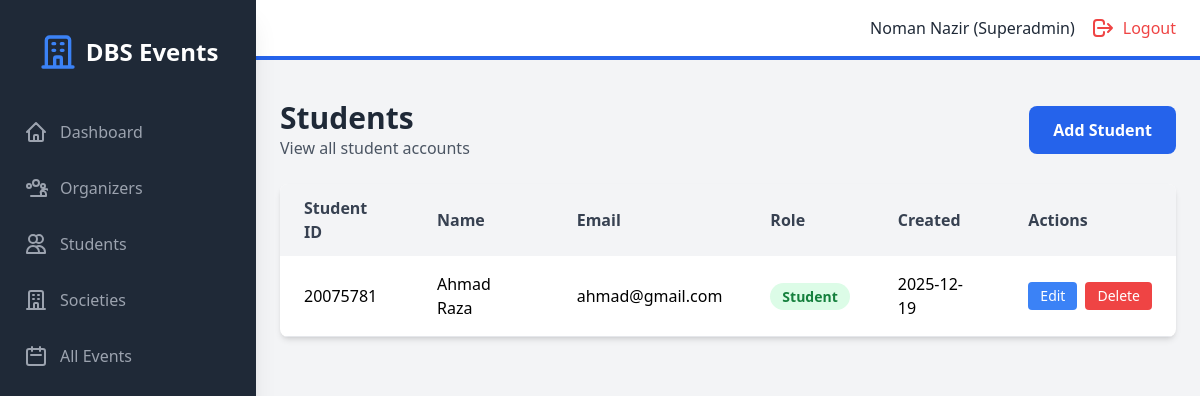
The page /admin/students (signed in) on the database its author committed.
### models.py (models this page shows, shortened)
class User(UserMixin, db.Model):
    id = db.Column(db.Integer, primary_key=True)
    student_number = db.Column(db.String(50), unique=True, nullable=True)
    email = db.Column(db.String(120), unique=True, nullable=False)
    password_hash = db.Column(db.String(200), nullable=False)
    name = db.Column(db.String(100), nullable=False)
    role = db.Column(db.String(20), nullable=False)  # superadmin, organizer, student
    created_at = db.Column(db.DateTime, default=datetime.utcnow)
    societies = db.relationship('Society', backref='head', lazy=True)
    events_created = db.relationship('Event', backref='creator', lazy=True)
    registrations = db.relationship('Registration', backref='student', lazy=True)

### backend/routes/admin.py (the view)
@admin_bp.route("/admin/students", endpoint="admin_students")
@admin_required
def admin_students():
    students = User.query.filter_by(role="student").all()
    return render_template("admin/students.html", students=students)

### backend/main.py (called while the page is built)
@login_manager.user_loader
def load_user(user_id):
    return User.query.get(int(user_id))

### frontend/templates/admin/students.html (shortened to what this page needs)
{% extends "base.html" %}
{% block auth_content %}
<div class="mb-6 flex justify-between items-center">
    <div>
        <h1 class="text-3xl font-bold text-gray-800">Students</h1>
        <p class="text-gray-600">View all student accounts</p>
    </div>
    <a href="{{ url_for('admin.admin_add_student') }}" class="bg-blue-600 text-white px-6 py-3 rounded-lg font-semibold hover:bg-blue-700 transition">
        Add Student
    </a>
</div>
{% if students %}
<div class="bg-white rounded-lg shadow-md overflow-hidden">
    <table class="w-full">
        <thead class="bg-gray-100">
            <tr>
                <th class="px-6 py-3 text-left text-gray-700 font-semibold">Student ID</th>
                <th class="px-6 py-3 text-left text-gray-700 font-semibold">Name</th>
                <th class="px-6 py-3 text-left text-gray-700 font-semibold">Email</th>
                <th class="px-6 py-3 text-left text-gray-700 font-semibold">Role</th>
                <th class="px-6 py-3 text-left text-gray-700 font-semibold">Created</th>
                <th class="px-6 py-3 text-left text-gray-700 font-semibold">Actions</th>
            </tr>
        </thead>
        <tbody>
            {% for student in students %}
            <tr class="border-b hover:bg-gray-50">
                <td class="px-6 py-4">{{ student.student_number or '-' }}</td>
                <td class="px-6 py-4">{{ student.name }}</td>
                <td class="px-6 py-4">{{ student.email }}</td>
                <td class="px-6 py-4"><span class="px-3 py-1 bg-green-100 text-green-700 rounded-full text-sm font-semibold">{{ student.role | capitalize }}</span></td>
                <td class="px-6 py-4">{{ student.created_at.strftime('%Y-%m-%d') }}</td>
                <td class="px-6 py-4">
                    <div class="flex space-x-2">
                        <a href="{{ url_for('admin.admin_edit_student', student_id=student.id) }}"
                           class="bg-blue-500 text-white px-3 py-1 rounded text-sm hover:bg-blue-600 transition">
                            Edit
                        </a>
                        <form method="POST" action="{{ url_for('admin.admin_delete_student', student_id=student.id) }}"
                              onsubmit="return confirm('Are you sure you want to delete {{ student.name }}?')"
                              class="inline">
                            <button type="submit" class="bg-red-500 text-white px-3 py-1 rounded text-sm hover:bg-red-600 transition">
                                Delete
                            </button>
                        </form>
                    </div>
                </td>
            </tr>
            {% endfor %}
        </tbody>
    </table>
</div>
{% else %}
<div class="text-center py-12 bg-white rounded-lg shadow-md">
    <p class="text-gray-500 text-xl">No students yet</p>
</div>
{% endif %}
{% endblock %}

### frontend/templates/base.html (shortened to what this page needs)
<!DOCTYPE html>
<html lang="en">
<head>
    <script src="https://cdn.tailwindcss.com"></script>
    <link rel="stylesheet" href="{{ url_for('static', filename='css/style.css') }}">
</head>
<body class="bg-gray-100">
    {% if current_user.is_authenticated %}
    <div class="flex h-screen bg-gray-100">
        <div id="sidebar" class="sidebar fixed inset-y-0 left-0 z-30 w-64 bg-gray-800 overflow-y-auto transition duration-300 ease-out md:translate-x-0 md:static md:shadow-xl sidebar-closed">
            <div class="flex items-center justify-center mt-8">
                <div class="flex items-center">
                    <svg class="h-10 w-10 text-blue-500" fill="none" stroke="currentColor" viewBox="0 0 24 24">
                        <path stroke-linecap="round" stroke-linejoin="round" stroke-width="2" d="M19 21V5a2 2 0 00-2-2H7a2 2 0 00-2 2v16m14 0h2m-2 0h-5m-9 0H3m2 0h5M9 7h1m-1 4h1m4-4h1m-1 4h1m-5 10v-5a1 1 0 011-1h2a1 1 0 011 1v5m-4 0h4"></path>
                    </svg>
                    <span class="text-white text-2xl font-semibold ml-2">DBS Events</span>
                </div>
            </div>
            <nav class="mt-10">
                {% if current_user.role == 'superadmin' %}
                    <a class="flex items-center mt-4 py-2 px-6 text-gray-400 hover:bg-gray-700 hover:text-white" href="{{ url_for('admin.admin_dashboard') }}">
                        <svg class="h-6 w-6" fill="none" stroke="currentColor" viewBox="0 0 24 24"><path stroke-linecap="round" stroke-linejoin="round" stroke-width="2" d="M3 12l2-2m0 0l7-7 7 7M5 10v10a1 1 0 001 1h3m10-11l2 2m-2-2v10a1 1 0 01-1 1h-3m-6 0a1 1 0 001-1v-4a1 1 0 011-1h2a1 1 0 011 1v4a1 1 0 001 1m-6 0h6"></path></svg>
                        <span class="mx-3">Dashboard</span>
                    </a>
                    <a class="flex items-center mt-4 py-2 px-6 text-gray-400 hover:bg-gray-700 hover:text-white" href="{{ url_for('admin.admin_organizers') }}">
                        <span class="mx-3">Organizers</span>
                    </a>
                    <a class="flex items-center mt-4 py-2 px-6 text-gray-400 hover:bg-gray-700 hover:text-white" href="{{ url_for('admin.admin_students') }}">
                        <svg class="h-6 w-6" fill="none" stroke="currentColor" viewBox="0 0 24 24"><path stroke-linecap="round" stroke-linejoin="round" stroke-width="2" d="M12 4.354a4 4 0 110 5.292M15 21H3v-1a6 6 0 0112 0v1zm0 0h6v-1a6 6 0 00-9-5.197M13 7a4 4 0 11-8 0 4 4 0 018 0z"></path></svg>
                        <span class="mx-3">Students</span>
                    </a>
                    <a class="flex items-center mt-4 py-2 px-6 text-gray-400 hover:bg-gray-700 hover:text-white" href="{{ url_for('admin.admin_societies') }}">
                        <svg class="h-6 w-6" fill="none" stroke="currentColor" viewBox="0 0 24 24"><path stroke-linecap="round" stroke-linejoin="round" stroke-width="2" d="M19 21V5a2 2 0 00-2-2H7a2 2 0 00-2 2v16m14 0h2m-2 0h-5m-9 0H3m2 0h5M9 7h1m-1 4h1m4-4h1m-1 4h1m-5 10v-5a1 1 0 011-1h2a1 1 0 011 1v5m-4 0h4"></path></svg>
                        <span class="mx-3">Societies</span>
                    </a>
                    <a class="flex items-center mt-4 py-2 px-6 text-gray-400 hover:bg-gray-700 hover:text-white" href="{{ url_for('admin.admin_events') }}">
                        <svg class="h-6 w-6" fill="none" stroke="currentColor" viewBox="0 0 24 24"><path stroke-linecap="round" stroke-linejoin="round" stroke-width="2" d="M8 7V3m8 4V3m-9 8h10M5 21h14a2 2 0 002-2V7a2 2 0 00-2-2H5a2 2 0 00-2 2v12a2 2 0 002 2z"></path></svg>
                        <span class="mx-3">All Events</span>
                    </a>
                {% endif %}
            </nav>
        </div>
        <div class="flex-1 flex flex-col overflow-hidden">
            <header class="flex justify-between items-center py-4 px-6 bg-white border-b-4 border-blue-600">
                <div class="flex items-center">
                    <span class="text-gray-800 mr-4">{{ current_user.name }} ({{ current_user.role | capitalize }})</span>
                    <a href="{{ url_for('public.logout') }}" class="flex items-center text-red-500 hover:text-red-700">
                        <svg class="h-6 w-6" fill="none" stroke="currentColor" viewBox="0 0 24 24"><path stroke-linecap="round" stroke-linejoin="round" stroke-width="2" d="M17 16l4-4m0 0l-4-4m4 4H7m6 4v1a3 3 0 01-3 3H6a3 3 0 01-3-3v-10a3 3 0 013-3h4a3 3 0 013 3v1"></path></svg>
                        <span class="ml-2 hidden sm:inline">Logout</span>
                    </a>
                </div>
            </header>
            <div class="px-6 pt-4">
            </div>
            <main class="flex-1 overflow-x-hidden overflow-y-auto bg-gray-100 p-6">
                {% block auth_content %}{% endblock %}
            </main>
        </div>
    </div>
    {% endif %}
</body>
</html>

### frontend/static/css/style.css (style rules this page uses)
body { font-family: 'Segoe UI', Tahoma, Geneva, Verdana, sans-serif; }
a, button { transition: all 0.3s ease; }

### frontend/templates/base.html (style rules this page uses)
.sidebar { transition: transform 0.3s ease-in-out; }
.sidebar-closed { transform: translateX(-100%); }
@media (min-width: 768px) { .sidebar-closed { transform: translateX(0); } }

### rows shown on the page
User: name "Noman Nazir", role "Superadmin"
User: student_number "20075781", name "Ahmad Raza", email "ahmad@gmail.com", role "Student", created_at "2025-12-19"
